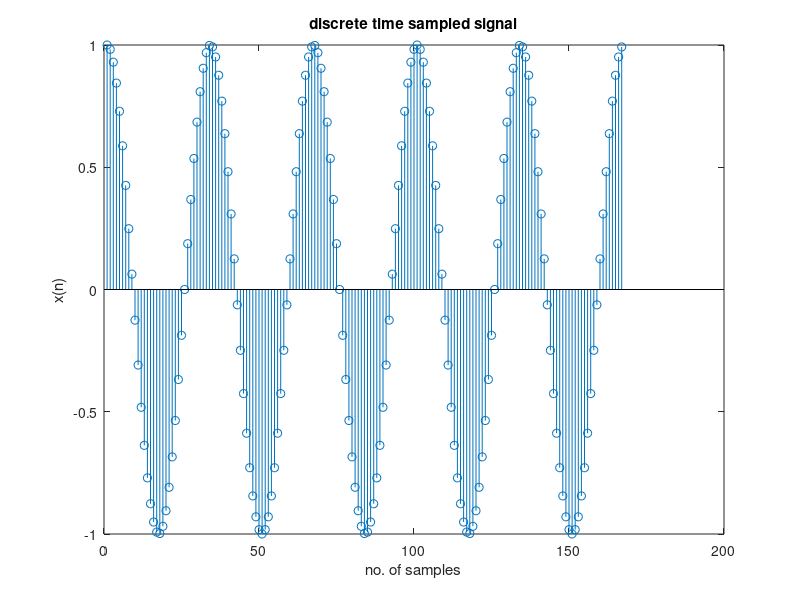

MATLAB code to generate this figure:
clc;
close all; 
clear all;

f = 3000;
N = 5;
A = 1;
fs = 100000;
ts = 1/fs;
n = 0:1:N*fs/f;
x = A*cos(2*pi*f/fs*n);

stem(x);
title('discrete time sampled signal');
xlabel('no. of samples');
ylabel('x(n)')